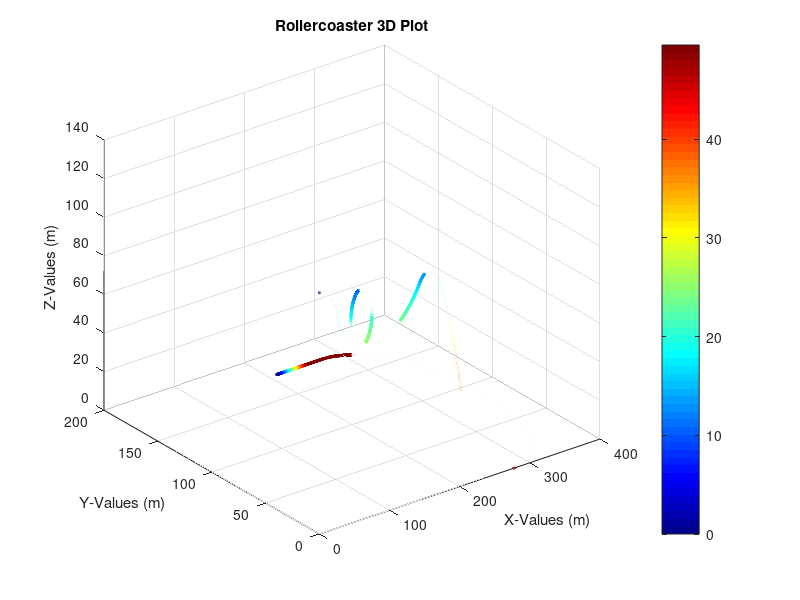

The MATLAB source for this figure: (Note: this script raises an error after producing the figure.)
%% Plotting the 3D Coaster with Colored for Velocity
% function plot3dcoaster()
%Lab 1, ASEN 2803-004, Group 4-10, Armand Etchen, 107290116, MOD 10FEB2025
%3D scatter plot of whole roller coaster. Colormap shown for velocity

%const
inc=0.1;

%t1 first circle
x1_1_start=0;
x1_1_end=27.27;
x1_1=x1_1_start:inc:x1_1_end;
z1_1=sqrt(900-x1_1.^2)+95;


%t1 second circle
x1_2_start=x1_1_end;
x1_2_end=54.54;
x1_2=x1_2_start:inc:x1_2_end;
z1_2=-sqrt(900-(x1_2-2*sqrt(743.75)).^2)+120;

xtot=[x1_1, x1_2];
ytot=zeros(size(xtot));
ztot=[z1_1, z1_2];

%t2 flat
x2_start=x1_2_end;
x2_end=60;
x2=x2_start:inc:x2_end;
y2=0.*x2;
z2=90+y2;

xtot=[xtot, x2];
ytot=zeros(size(xtot));
ztot=[ztot, z2];

%loop
xloop_start=60;
xloop_end=xloop_start;
rloop=15;
incloop=1000;
xloop=linspace(xloop_start-rloop,xloop_end+rloop,incloop);
zloop_1=sqrt(rloop.^2-(xloop-60).^2)+105;
zloop_2=-sqrt(rloop.^2-(xloop-60).^2)+105;
xloop=[xloop, xloop];
zloop=[zloop_1,zloop_2];

xtot=[xtot, xloop];
ytot=zeros(size(xtot));
ztot=[ztot, zloop];

%t3 flat
x3_start=xloop_start;
x3_end=80;
x3=x3_start:inc:x3_end;
y3=zeros(size(x3));
z3=y3+90;

xtot=[xtot, x3];
ytot=zeros(size(xtot));
ztot=[ztot, z3];

%t4 circle
x4_start=x3_end;
x4_end=142.412;
x4=x4_start:inc:x4_end;
y4=zeros(size(x4));
z4=-sqrt(100.^2-(x4-80).^2)+190;

xtot=[xtot, x4];
ytot=zeros(size(xtot));
ztot=[ztot, z4];

%parabola

xparabola_start=x4_end;
xparabola_end=201.5485;
xparabola=xparabola_start:inc:xparabola_end;
yparabola=xparabola*0;
zparabola=-4.905*((xparabola-142.412)/12.53462).^2 + 10.02770*((xparabola-142.142)/12.53462) + 111.8669;

xtot=[xtot, xparabola];
ytot=zeros(size(xtot));
ztot=[ztot, zparabola];

%t5a PLACEHOLDER

% Inputs for circular element
xInitialT5A = 201.5485; % m
zInitialT5A = 50; % m
slopeInitialT5A = -2.8923;
zFinalT5A = 0; % m

% Calculate the angle and radius for circular arc
thetaTotalT5A = atan(-slopeInitialT5A);
phiT5A = pi / 2 - thetaTotalT5A;
radiusT5A = - zInitialT5A / ( sin(phiT5A) - 1 );

% Calculate length and set up distance vector
lengthT5A = thetaTotalT5A * radiusT5A;
distanceT5A = 0:inc/10:lengthT5A;

%% Modelling the Track
thetaT5A = distanceT5A / radiusT5A; % solve for angle for polar coordinates

% Convert to cartesian cooridnates
xT5A = radiusT5A .* cos(thetaT5A + pi + phiT5A) + (xInitialT5A+radiusT5A*cos(phiT5A));
zT5A = radiusT5A .* sin(thetaT5A + pi + phiT5A) + (radiusT5A);
yT5A(1:length(thetaT5A)) = 0;

xtot=[xtot,xT5A];
ytot=[ytot, yT5A];
ztot=[ztot, zT5A];

%banked turn

vmax=49.5227;
theta=1.231; %rad
r=vmax^2/9.81*cot(theta); %88.3769md
%circle center (276.5485, 88.3760, 0)

xbt_start=296.7018745;
xbt_end=xbt_start;
xbt_inc=10000;

ybt=linspace(0,176.777,xbt_inc);
xbt=sqrt(r.^2-(ybt-r).^2)+r+(276.5485-r);
zbt=zeros(1,xbt_inc);

xtot=[xtot, xbt];
ytot=[ytot, ybt];
ztot=[ztot, zbt];

%twisting line

xtwist_start=276.5485;
xtwist_end=251.5485;
xtwist=xtwist_start:-inc:xtwist_end;
ytwist=zeros(size(xtwist))+176.777;
ztwist=zeros(size(xtwist));

xtot=[xtot, xtwist];
ytot=[ytot, ytwist];
ztot=[ztot, ztwist];

%braking section

xbrake_start=251.5485;
xbrake_end=210.6735;
xbrake=xbrake_start:-inc:xbrake_end;
ybrake=zeros(1,length(xbrake))+176.777;
zbrake=zeros(1,length(xbrake));

xtot=[xtot, xbrake];
ytot=[ytot, ybrake];
ztot=[ztot, zbrake];

%velocity
v=sqrt(2*9.81*(125-ztot));

%recalculating braking section velocity
v(end-length(xbrake)+1:end)=linspace(vmax,0,length(xbrake));

%3D plot
s=2;
c=ztot;
figure
scatter3(xtot,ytot,ztot,s,v);
colormap jet
title('Rollercoaster 3D Plot');
xlabel('X-Values (m)');
ylabel('Y-Values (m)');
zlabel('Z-Values (m)');
h=colorbar;
h.Label.String='Speed (m/s)';
view([137.5,40])
xlim([0,400])
ylim([-75,275])
zlim([0,175])

print('scatter3_2803_lab1','-dpng','-r300') %saves image file (png)

% end
